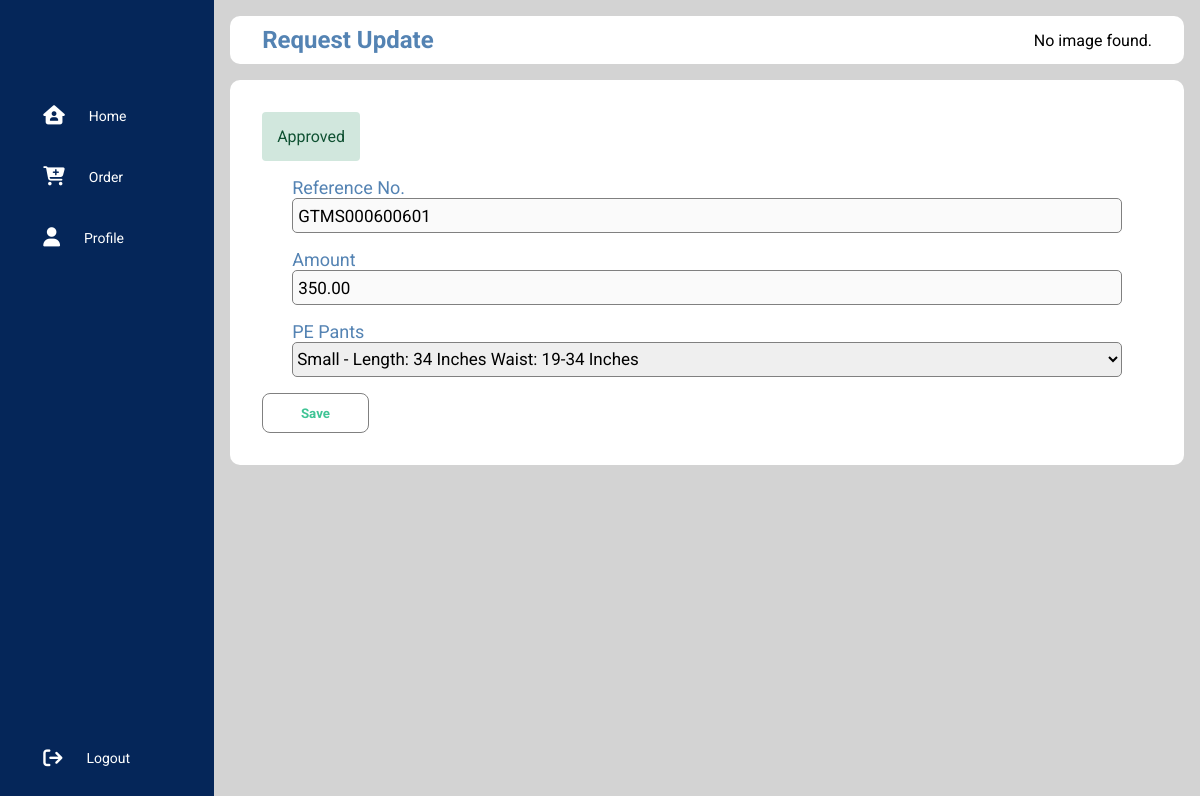
The page /user/update_request.php?oid=101 (signed in) on the database its author committed.
### tables this page shows
CREATE TABLE `orders` (
  `id` int(11) NOT NULL,
  `reference_no` varchar(15) NOT NULL,
  `student_id` varchar(20) NOT NULL,
  `amount` varchar(50) NOT NULL,
  `garment_type` varchar(50) NOT NULL,
  `garment_id` varchar(25) NOT NULL,
  `gender` varchar(10) NOT NULL,
  `notes` varchar(555) NOT NULL,
  `status` varchar(20) NOT NULL,
  `created` datetime NOT NULL DEFAULT current_timestamp(),
  `modified` timestamp NOT NULL DEFAULT current_timestamp()
);

### object/order.php (called while the page is built, shortened)
<?php
class Order {
    private $conn;
    private $table_name = "orders";
    public $id;
    public function __construct($db) {
        $this->conn = $db;
    }
    public function readOne() {
        $query = "SELECT student_id, reference_no, amount, garment_type, garment_id, gender, notes, status, created
                    FROM
                    " . $this->table_name . "
                    WHERE
                    id = ?
                    LIMIT 0,1";
        $stmt = $this->conn->prepare($query);
        $stmt->bindParam(1, $this->id);
        $stmt->execute();
        $row = $stmt->fetch(PDO::FETCH_ASSOC);
        $this->reference_no = $row['reference_no'];
        $this->amount = $row['amount'];
        $this->gender = $row['gender'];
        $this->garment_type = $row['garment_type'];
        $this->status = $row['status'];
    }
}
?>

### object/garment_size.php (called while the page is built, shortened)
<?php
class Garmentsize{
    private $conn;
    private $table_name = "garment_sizes";
    public $gender;
    public $garment_type;
    public function __construct($db){
        $this->conn = $db;
    }
    function read(){
        $query = "SELECT
                    id, size, garment_type, gender, garment_measure
                FROM
                ". $this->table_name . "
                WHERE gender = ? && garment_type = ? ";
        $stmt = $this->conn->prepare($query);
        $stmt->bindParam(1, $this->gender);
        $stmt->bindParam(2, $this->garment_type);
        $stmt->execute();
        return $stmt;
    }
}
?>

### user/update_request.php (the view, shortened to what this page needs)
<?php
$id = isset($_GET['oid']) ? $_GET['oid'] : die('Error: ID not Found');
include_once '../object/order.php';
include_once '../object/garment_size.php';
$database = new Database();
$db = $database->getConnection();
$order = new Order($db);
$garment_size = new Garmentsize($db);
$order->id = $id;
$order->readOne();
include_once 'sidebar.php';
include_once 'layout_head.php';
?>
<form action="<?php echo htmlspecialchars($_SERVER["PHP_SELF"]) . "?oid={$id}"; ?>" method="POST">
    <div class="panel_container" id="profile-container">
        <div class="panel_wrapper">
            <?php
            if ($order->status == "Declined") {
                echo "<div class='status-message-declined'>";
                echo $order->status;
                echo "</div>";
            } elseif ($order->status == "Approved") {
                echo "<div class='status-message-approved'>";
                echo $order->status;
                echo "</div>";
            } elseif ($order->status == "Updated") {
                echo "<div class='status-message-updated'>";
                echo $order->status;
                echo "</div>";
            }
             else {
                echo "<div class='status-message-pending'>";
                echo $order->status;
                echo "</div>";
            }
            ?>
            <div class="input_container">
                <label>Reference No.</label>
                <input type="text" value="<?php echo $order->reference_no; ?>" disabled>
            </div>
            <div class="input_container">
                <label>Amount</label>
                <input type="text" value="<?php echo $order->amount; ?>" disabled>
            </div>
            <?php
            if ($order->gender == "Male") {
                if ($order->garment_type == "Polo" || $order->garment_type == "Pants") {
                    echo "<div class='input_container'>";
                    echo "<label>$order->garment_type</label>";
                    $garment_size->gender = $order->gender;
                    $garment_size->garment_type = $order->garment_type;
                    $stmt = $garment_size->read();
                    echo "<select name='garment_id' required>";
                    echo "<option disabled>Select {$order->garment_type} Size</option>";
                    while ($row_polo_size = $stmt->fetch(PDO::FETCH_ASSOC)) {
                        extract($row_polo_size);
                        $selected = ($order->garment_id == $id) ? "selected" : "";
                        echo "<option value='{$id}' $selected>{$size} - {$garment_measure}</option>";
                        }
                    echo "</select>";
                }elseif ($order->garment_type == "PE Pants") {
                    echo "<div class='input_container'>";
                    echo "<label>$order->garment_type</label>";
                    $garment_size->gender = "Both";
                    $garment_size->garment_type = $order->garment_type;
                    $stmt_pants = $garment_size->read();
                    echo "<select name='garment_id' required>";
                    while ($row_pants_size = $stmt_pants->fetch(PDO::FETCH_ASSOC)) {
                        extract($row_pants_size);
                        echo "<option value='{$id}'>{$size} - {$garment_measure}</option>";
                        }
                    echo "</select>";
                }
                }
            ?>
        </div>
            <div class="btn_container">
            <button class="btn_save">Save</button>
        </div>
    </div>
</form>
<?php include_once 'layout_foot.php'; ?>

### libs/css/user-style.css (style rules this page uses)
* { margin: 0; padding: 0; border: none; outline: none; box-sizing: border-box; font-family: Roboto; }
body { display: flex; }
.panel_container { background: white; padding: 2rem; border-radius: 10px; margin: auto; }
.panel_wrapper { display: flex; flex-wrap: wrap; gap: 1rem; }
.btn_container { margin-right: 5px; }
.btn_save { width: 8em; height: 3em; cursor: pointer; border: 1px solid gray; border-radius: 0.5rem; color: #3fc495; font-weight: bold; margin-right: 5px; background-color: #fff; box-shadow: rgba(0, 0, 0, 0.1); transition-duration: 0.2s; }
.input_container { width: 100%; display: flex; flex-direction: column; margin: 0 30px;; }
.input_container label { color: #5483b3; font-size: 18px; }
.input_container input { height: 35px; border: 1.5px solid gray; border-radius: 5px; color: black; font-size: 17px; padding: 5px; }
.input_container select { height: 35px; border: 1.5px solid gray; border-radius: 5px; color: black; font-size: 17px; text-transform: capitalize; }
.status-message-approved { color: #0f5132; background-color: #d1e7dd; border-color: #badbcc; border-radius: .25rem; padding: 15px; }

### rows shown on the page
orders: status "Approved", reference_no "GTMS000600601", amount "350.00", garment_type "PE Pants"

### other values the page prints
$page_title "Request Update"
form field garment_id "small - Length: 34 inches Waist: 19-34 inches"
